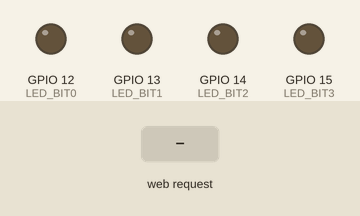
A sketch run on a simulated ESP32. On the bench: output pins drawn as LEDs (lit = HIGH). Inputs (shaded band) come from the test bench. What the sketch prints to the serial monitor is not drawn.

Above: at 1.2 s.
1.3 s: HTTP request GET /calcular received
At 2.6 s:
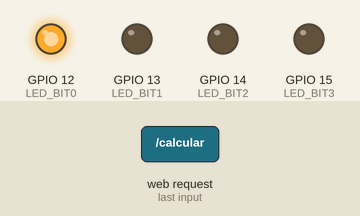
Timing chart, 0 to 4.3 s (numbered marks = the images above; inputs shaded):
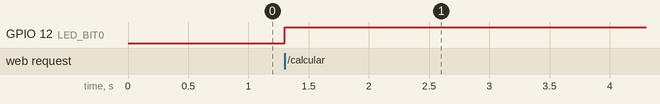

Measured:
- after the input at 1.3 s, GPIO 12 (LED_BIT0): LOW → HIGH at once

The sketch:

webserver_mbits.ino
```cpp
#include <WiFi.h>
#include <WebServer.h>

// Nome e senha do Wi-Fi
const char* ssid = "ESP32_do_grupinho_s";
const char* password = "12345678";

// Cria servidor HTTP na porta 80
WebServer server(80);

const int LED_BIT0 = 12;
const int LED_BIT1 = 13;
const int LED_BIT2 = 14;
const int LED_BIT3 = 15;

// Página HTML
String paginaHTML = R"rawliteral(
<!DOCTYPE html>
<html>

<head>
    <meta charset="UTF-8">
    <title>Calculadora Binária</title>

    <style>
        body {
            font-family: Arial;
            background-color: #1e1e2f;
            color: white;

            display: flex;
            justify-content: center;
            align-items: center;

            height: 100vh;
            margin: 0;
        }

        .container {
            background-color: #2b2b40;

            padding: 40px;

            border-radius: 20px;

            box-shadow: 0px 0px 20px rgba(0,0,0,0.3);

            text-align: center;
        }

        h1 {
            margin-bottom: 30px;
        }

        input {
            font-size: 20px;

            padding: 10px;

            margin: 10px;

            width: 150px;

            text-align: center;

            border: none;

            border-radius: 10px;
        }

        button {

            font-size: 20px;

            padding: 10px 20px;

            margin: 10px;

            border: none;

            border-radius: 10px;

            cursor: pointer;

            transition: 0.2s;
        }

        button:hover {
            transform: scale(1.05);
        }
    </style>
</head>

<body>
    <div class="container">
        <h1>Calculadora 16 bits</h1>

        <form action="/calcular" method="GET">

            <div>
                <label>Número A:</label><br>
                <input type="text" name="a" maxlength="16" minlength="16" pattern="[01]{16}" placeholder="Ex: 0000000000001010" required>
            </div>

            <div>
                <label>Número B:</label><br>
                <input type="text" name="b" maxlength="16" pattern="(^$)|([01]{16})" placeholder="Ex: Opcional">
            </div>

            <button type="submit" name="op" value="+">Add</button>
            <button type="submit" name="op" value="-">Sub</button>
            <div></div>
            <button type="submit" name="op" value="*">Mul</button>
            <button type="submit" name="op" value="/">Div</button>
            <div></div>
            <button type="submit" name="op" value="!">Fat</button>

        </form>
    </div>
</body>
</html>
)rawliteral";

// Função chamada ao acessar "/"
void handleRoot() {
    server.send(200, "text/html", paginaHTML);
}

void escreverLeds(int valor) {
    uint8_t v = valor & 0x0F;

    digitalWrite(LED_BIT0, (v & 0x01) ? HIGH : LOW);
    digitalWrite(LED_BIT1, (v & 0x02) ? HIGH : LOW);
    digitalWrite(LED_BIT2, (v & 0x04) ? HIGH : LOW);
    digitalWrite(LED_BIT3, (v & 0x08) ? HIGH : LOW);
}

int fromBinary16Signed(String bin) {
    int v = strtol(bin.c_str(), NULL, 2);

    if (v >= 32768) {
        v -= 65536;
    }

    return v;
}

int CalculateFactorial(int n) {

    // overflow ou negativo
    if(n < 0 || n > 8) {
        return 99999;
    }

    int result = 1;

    for(;n > 1; n--) {
        result *= n;
    }

    return result;
}

// Função do cálculo
void handleCalculo() {

    String binA = server.arg("a");
    String binB = server.arg("b");
    String op   = server.arg("op");

    if(binB == "") {
        binB = "0";
    }

    // Converte binário -> inteiro
    int a = fromBinary16Signed(binA);
    int b = fromBinary16Signed(binB);

    int resultado;
    bool divisaoPorZero = false;

    unsigned long inicioOperacao = micros();

    if(op == "+") {
        resultado = a + b;
    }
    else if (op == "-") {
        resultado = a - b;
    }
    else if (op == "*") {
        resultado = a * b;
    }
    else if (op == "/") {
        if (b == 0) {
            divisaoPorZero = true;
            resultado = 0;
        }
        else {
            resultado = a / b;
        }
    }
    else {
        resultado = CalculateFactorial(a);
    }

    unsigned long tempoOperacao = micros() - inicioOperacao;

    escreverLeds(resultado);

    String resposta = R"rawliteral(
        <!DOCTYPE html>
        <html>

        <head>
            <meta charset="UTF-8">

        <style>
            body {
                font-family: Arial;
                background-color: #1e1e2f;
                color: white;

                display: flex;
                justify-content: center;
                align-items: center;

                height: 100vh;
                margin: 0;
            }

            .container {
                background-color: #2b2b40;

                padding: 40px;

                border-radius: 20px;

                box-shadow: 0px 0px 20px rgba(0,0,0,0.3);

                text-align: center;
            }

            h1 {
                margin-bottom: 30px;
            }

            input {
                font-size: 20px;

                padding: 10px;

                margin: 10px;

                width: 150px;

                text-align: center;

                border: none;

                border-radius: 10px;
            }

            button {

                font-size: 20px;

                padding: 10px 20px;

                margin: 10px;

                border: none;

                border-radius: 10px;

                cursor: pointer;

                transition: 0.2s;
            }

            button:hover {
                transform: scale(1.05);
            }
        </style>

        </head>

        <body>
        )rawliteral";

    if(divisaoPorZero || (op != "!" && (resultado > 32767 || resultado < -32768)) || (resultado > 65536)){
        String resultadoBin = toBinary16(resultado);

        resposta += R"rawliteral(
        <div class="container">
            <div class="alert">
        )rawliteral";

        if (divisaoPorZero) {
            resposta += "<h1>Divisao por zero!!!</h1>";
        }
        else {
            resposta += "<h1>Overflow ou Erro!!!</h1>";
        }

        resposta += R"rawliteral(
            </div>
        )rawliteral";

        resposta += "<h2>Binario: ";
        resposta += resultadoBin;
        resposta += "</h2>";

        resposta += "<h2>Tempo de operacao: ";
        resposta += String(tempoOperacao);
        resposta += " us</h2>";

        resposta += R"rawliteral(
        <br><a href='/'>Fazer outra operacao</a>
        </div>
        </body>
        </html>
        )rawliteral";

        server.send(400, "text/html", resposta);
        return;
    }

    // Resultado em binário
    String resultadoBin = toBinary16(resultado);

    resposta += "<div class=container><h1>Resultado</h1>";

    // Ajuste para que retorno fatorial
    if (op == "!") {
        op = "";
        binB = "";
    }

    resposta += "<p>";
    resposta += binA + " " + op + " " + binB;
    resposta += "</p>";

    resposta += "<h2>Binario: ";
    resposta += resultadoBin;
    resposta += "</h2>";

    resposta += "<h2>Decimal: ";
    resposta += String(resultado);
    resposta += "</h2>";

    resposta += "<h2>Tempo de operacao: ";
    resposta += String(tempoOperacao);
    resposta += " us</h2>";

    resposta += "<br><a href='/'>Voltar</a></div>";
    resposta += "</body></html>";

    server.send(200, "text/html", resposta);
}

String toBinary16(int valor) {
    uint16_t v = valor & 0xFFFF;

    String s = "";
    for (int i = 15; i >= 0; i--) {
        s += (v & (1U << i)) ? "1" : "0";
    }

    return s;
}

void setup() {
    pinMode(LED_BIT0, OUTPUT);
    pinMode(LED_BIT1, OUTPUT);
    pinMode(LED_BIT2, OUTPUT);
    pinMode(LED_BIT3, OUTPUT);

    digitalWrite(LED_BIT0, LOW);
    digitalWrite(LED_BIT1, LOW);
    digitalWrite(LED_BIT2, LOW);
    digitalWrite(LED_BIT3, LOW);

    Serial.begin(115200);

    // Cria Access Point
    WiFi.softAP(ssid, password);

    // IP da ESP32
    IPAddress IP = WiFi.softAPIP();

    Serial.print("IP da ESP32: ");
    Serial.println(IP);

    // Rota principal
    server.on("/", handleRoot);

    // Receber dados do formulário
    server.on("/calcular", handleCalculo);

    // Inicia servidor
    server.begin();

    Serial.println("Servidor HTTP iniciado");
}

void loop() {
    server.handleClient();
}
```
